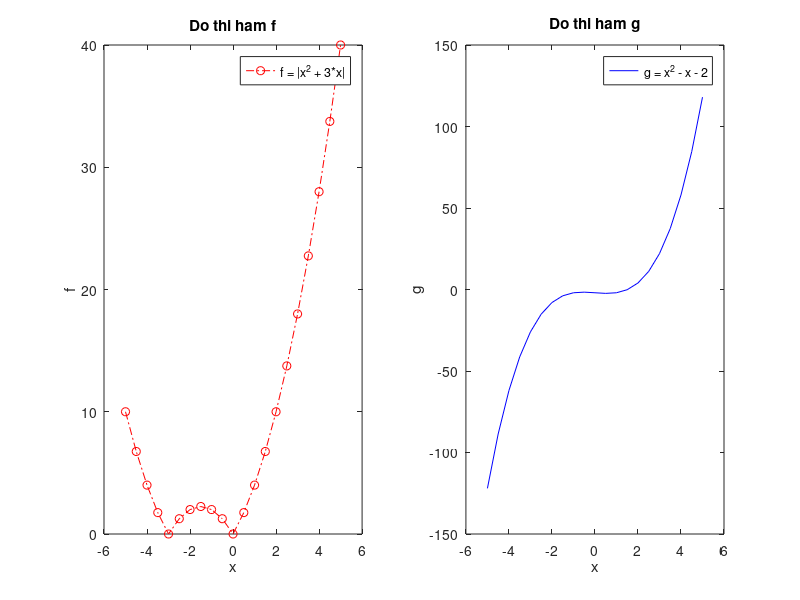

This chart was generated by the following MATLAB code:
clc 
clear all
close all
subplot(1,2,1)
x=-5:0.5:5;
f=abs(x.^2+3*x);
g=x.^3-x-2;

plot(x,f,'-.ro')
xlabel('x')
ylabel('f')
legend('f = |x^2 + 3*x|')
title('Do thi ham f')
subplot(1,2,2)
plot(x,g,'-b')
xlabel('x')
ylabel('g')
legend('g = x^2 - x - 2')
title('Do thi ham g')

